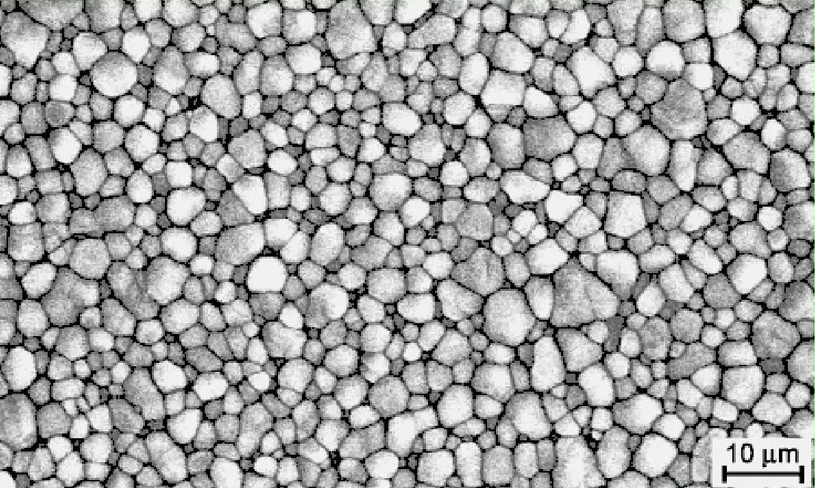
#> input picture ImageProcessing/Grains example/zerna.png, 815 x 488 px, found by its file name
$ jupyter execute IMAGE_PROCESSING_Grains.ipynb
#> lines starting #> are read from the running program, lines starting #| are printed output that depends on the picture; after the words box and inside, x2 and y2 are one past the last pixel; in counts of white or black regions, pixels touching at a corner belong together
[cell 1]
# import the necessary packages
from scipy.spatial import distance as dist
from imutils import perspective
from imutils import contours
import numpy as np
import argparse
import imutils
import cv2

[cell 2]
from google.colab import drive
drive.mount('/content/drive')

[cell 3]
# загрузка изображения и изменения цвета изображения на серый
image = cv2.imread("/content/drive/MyDrive/images/zerna_find/zerna.png")
#> image is the input picture: shape (488, 815, 3); mean B, G, R 162, 162.2, 162
gray = cv2.cvtColor(image, cv2.COLOR_BGR2GRAY)
edged = cv2.Canny(gray, 200, 600)
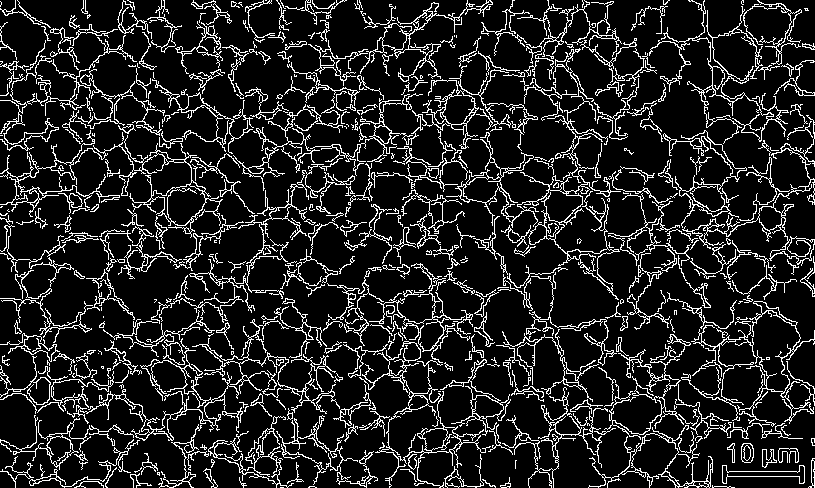
#> edged: shape (488, 815); 13.7% white in thin lines or dots
edged = cv2.dilate(edged, None, iterations=2)
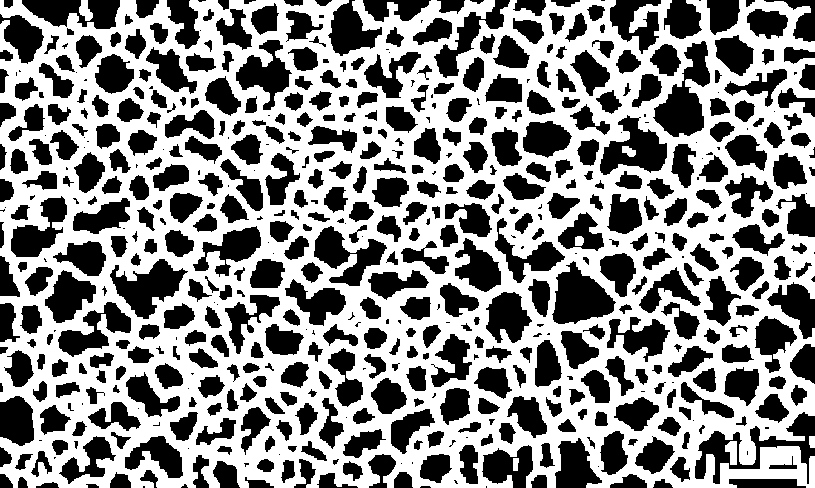
#> edged: shape (488, 815); 54.2% white; 586 black regions (113 under 20 px), largest, box (x1, y1, x2, y2) and area: (653, 41, 710, 137) 2615, (695, 412, 815, 484) 2488, (552, 261, 616, 324) 2415
edged = cv2.erode(edged, None, iterations=1)
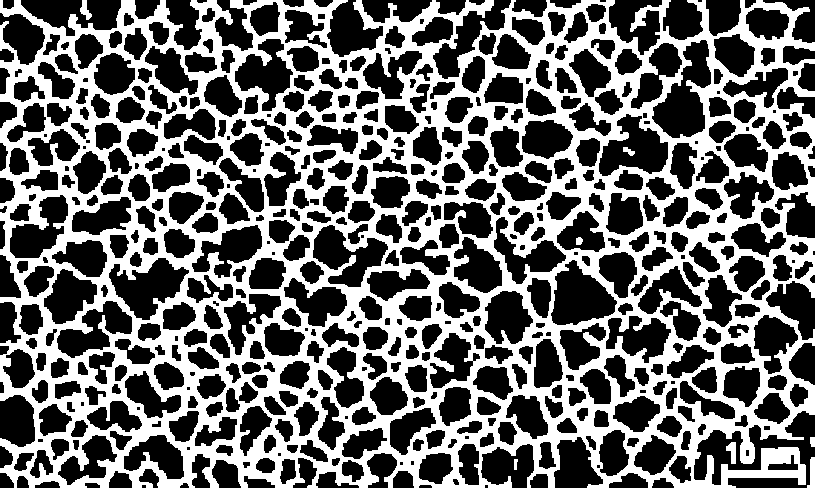
#> edged: shape (488, 815); 41.5% white; 8 white regions
cv2.imwrite("/content/drive/MyDrive/images/zerna_find/zerna_edge.png", edged)
contours0, hierarchy = cv2.findContours(edged.copy(), cv2.RETR_LIST, cv2.CHAIN_APPROX_NONE)
#> contours0 = 492 contours, 30 with area under 20; largest, box (x1, y1, x2, y2) and area: (0, 0, 815, 488) 355186, (651, 39, 712, 139) 3190, (550, 259, 618, 326) 2802, (108, 257, 190, 321) 2736, (598, 113, 669, 177) 2676

for cnt in contours0:
  area = cv2.contourArea(cnt)
  if area > 100:
    cv2.drawContours(image, [cnt], -1, (0,255,255), 3)
#> this loop made 492 passes
#> area on passes 1, 4, 6: 37, 44, 358
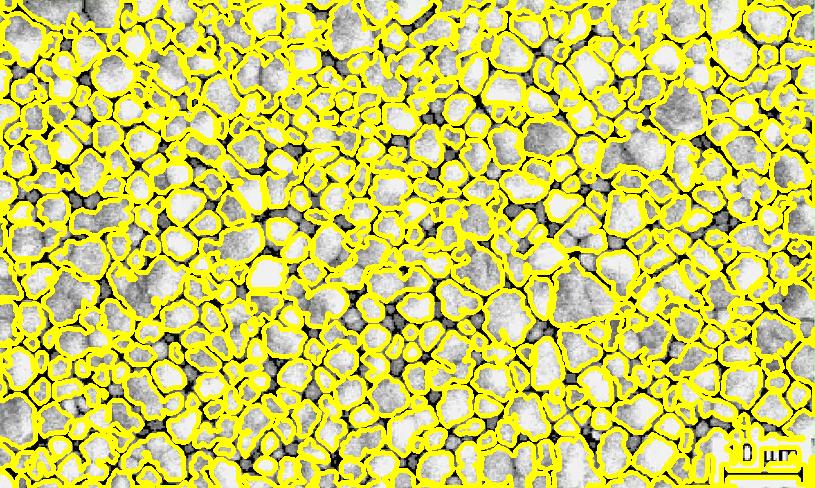
#> image: shape (488, 815, 3); mean B, G, R 90.7, 208.2, 208.1
cv2.imwrite("/content/drive/MyDrive/images/zerna_find/zerna_diam.png", image)
#> Out = True
